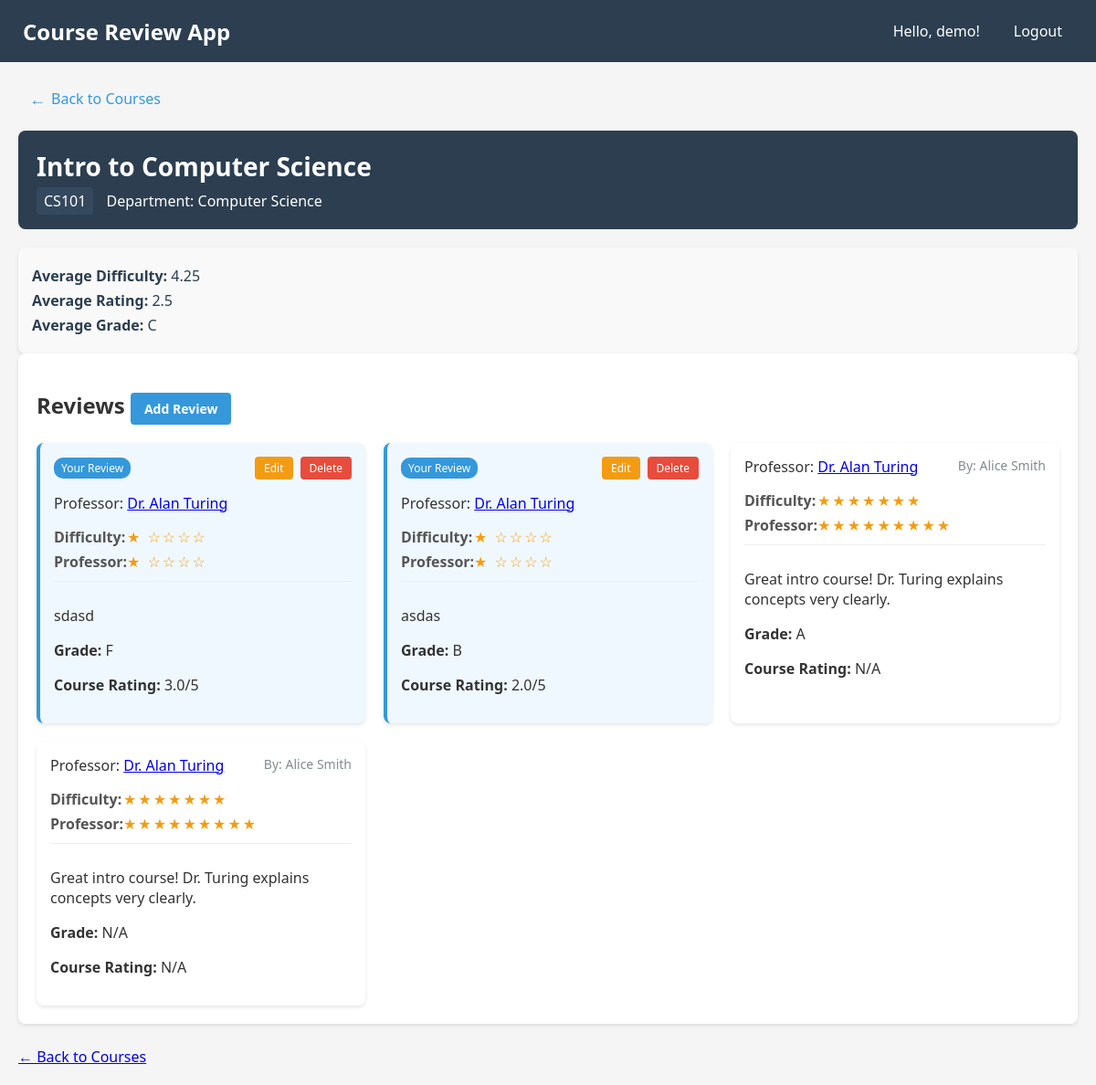
The app's page /course/CS101 (signed in), older data.
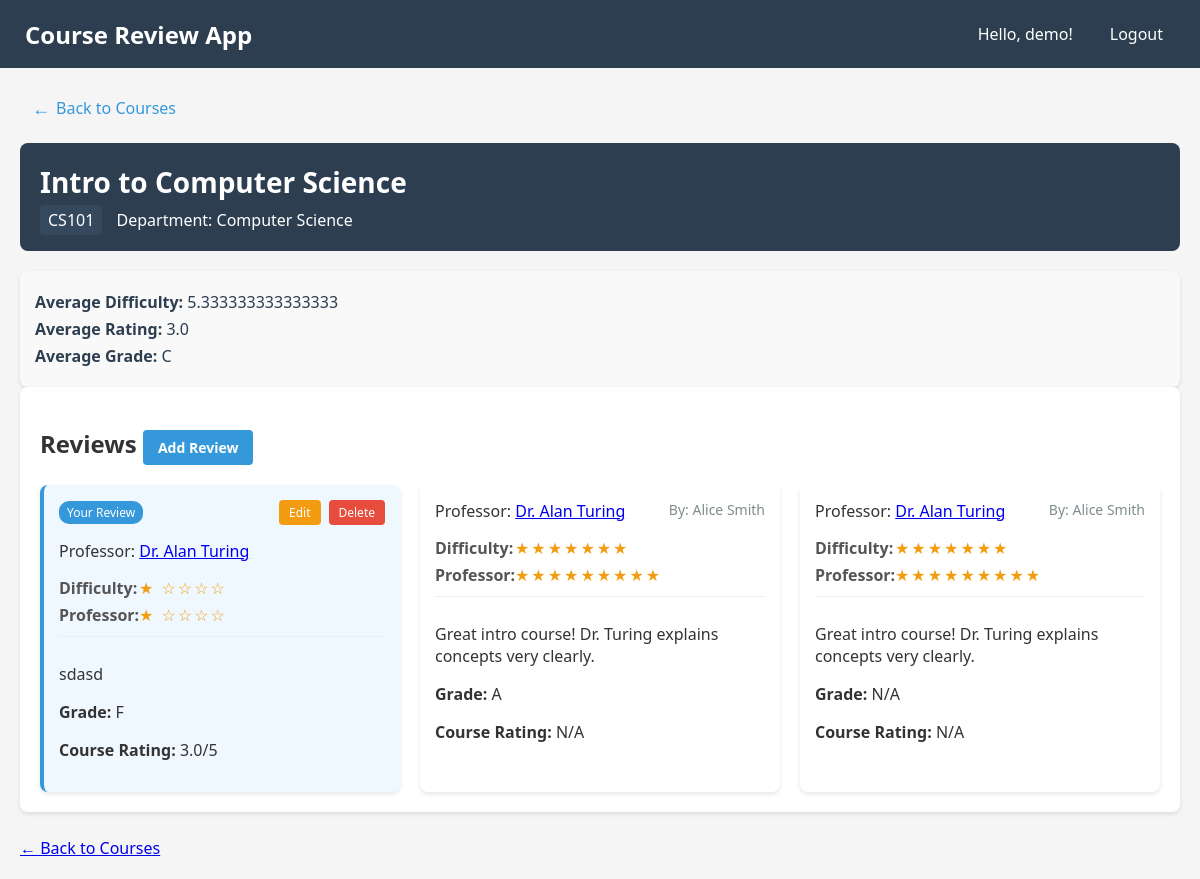
The same page, newer data.
### tables this page shows
CREATE TABLE courses (
    course_code TEXT PRIMARY KEY,
    course_name TEXT NOT NULL, 
    department_id TEXT NOT NULL,
    FOREIGN KEY (department_id) REFERENCES departments(department_id)
);

CREATE TABLE departments (
    department_id INTEGER PRIMARY KEY AUTOINCREMENT,
    department_name TEXT UNIQUE
);

CREATE TABLE reviews (
    review_id INTEGER PRIMARY KEY AUTOINCREMENT,
    student_id INTEGER NOT NULL,
    professor_id INTEGER,
    course_code TEXT NOT NULL,
    difficulty_rating REAL CHECK (difficulty_rating BETWEEN 0 AND 10),    
    professor_rating INTEGER,
    comments TEXT,
    created_at TIMESTAMP DEFAULT CURRENT_TIMESTAMP,
    score REAL CHECK (score BETWEEN 0 AND 100),
    course_rating REAL CHECK (course_rating BETWEEN 0 AND 5),
    FOREIGN KEY (student_id) REFERENCES students(student_id),
    FOREIGN KEY (course_code) REFERENCES courses(course_code),
    FOREIGN KEY (professor_id) REFERENCES professors(professor_id)
);

CREATE TABLE professors (
    professor_id INTEGER PRIMARY KEY AUTOINCREMENT,
    name TEXT NOT NULL
);

CREATE TABLE students (
    student_id INTEGER PRIMARY KEY,
    user_id INTEGER,
    name TEXT NOT NULL,
    academic_details TEXT,
    FOREIGN KEY (user_id) REFERENCES users(user_id)
);

### main.py (the view)
@app.route('/course/<course_code>')
@login_required
def course_detail(course_code):
    with get_db_connection() as conn:
        course = conn.execute('SELECT * FROM courses WHERE course_code = ?', (course_code,)).fetchone()
        if not course:
            abort(404)
        department = conn.execute('SELECT department_name FROM departments WHERE department_id = ?',
                                 (course['department_id'],)).fetchone()
        department_name = department['department_name'] if department else "Unknown Department"
        reviews = conn.execute('''
            SELECT r.*, p.name as professor_name, s.name as student_name,
                  (r.student_id = ?) as is_own_review, r.course_rating
            FROM reviews r
            LEFT JOIN professors p ON r.professor_id = p.professor_id
            LEFT JOIN students s ON r.student_id = s.student_id
            WHERE r.course_code = ?
            ORDER BY is_own_review DESC, r.review_id DESC
        ''', (session['user_id'], course_code)).fetchall()
        averages = conn.execute('''
            SELECT
                AVG(difficulty_rating) as avg_difficulty,
                AVG(course_rating) as avg_rating,
                AVG(score) as avg_grade
            FROM reviews
            WHERE course_code = ?
        ''', (course_code,)).fetchone()
    return render_template('course_detail.html',
                          course=course,
                          reviews=reviews,
                          department_name=department_name,
                          averages=averages)

### main.py (called while the page is built)
def login_required(view):
    @wraps(view)
    def wrapped_view(**kwargs):
        if 'user_id' not in session:
            return redirect(url_for('login'))
        return view(**kwargs)
    return wrapped_view

def get_db_connection():
    conn = sqlite3.connect('database.db')
    conn.row_factory = sqlite3.Row
    return conn

### src/templates/course_detail.html (shortened to what this page needs)
{% extends 'base.html' %}
{% block content %}
<div class="navigation">
    <a href="{{ url_for('courses') }}" class="back-btn"><i class="back-arrow">←</i> Back to Courses</a>
</div>
<div class="course-header">
    <h1>{{ course['course_name'] }}</h1>
    <div class="course-meta">
        <span class="course-code">{{ course['course_code'] }}</span>
        <span class="department">Department: <a href="{{ url_for('department_detail', department_id=course['department_id']) }}" class="department-link">{{ department_name }}</a></span>
    </div>
</div>
<div class="course-averages">
    <p><strong>Average Difficulty:</strong> {{ averages['avg_difficulty']|default('N/A') }}</p>
    <p><strong>Average Rating:</strong> {{ averages['avg_rating']|default('N/A') }}</p>
    <p><strong>Average Grade:</strong> {% if averages['avg_grade'] is not none %}{% if averages['avg_grade'] >= 90 %}A{% elif averages['avg_grade'] >= 80 %}B{% elif averages['avg_grade'] >= 70 %}C{% elif averages['avg_grade'] >= 60 %}D{% else %}F{% endif %}{% else %}N/A{% endif %}</p>
</div>
<div class="course-details">
    <h2>Reviews <a href="{{ url_for('add_review', course_code=course['course_code']) }}" class="add-review-btn">Add Review</a></h2>
    {% if reviews %}
    <div class="reviews-list">
        {% for review in reviews %}
        <div class="review-card {% if review['is_own_review'] %}own-review{% endif %}">
            {% if review['is_own_review'] %}
            <div class="review-header">
                <div class="own-review-badge">Your Review</div>
                <div class="review-actions">
                    <a href="{{ url_for('edit_review', review_id=review['review_id']) }}" class="edit-btn">Edit</a>
                    <a href="{{ url_for('delete_review', review_id=review['review_id']) }}" class="delete-btn" onclick="return confirm('Are you sure you want to delete this review?');">Delete</a>
                </div>
            </div>
            {% endif %}
            <div class="review-meta">
                <span class="professor-name">Professor: <a href="{{ url_for('professor_detail', professor_id=review['professor_id']) }}">{{ review['professor_name'] or 'Unknown' }}</a></span>
                {% if not review['is_own_review'] %}
                <span class="student-name">By: {{ review['student_name'] }}</span>
                {% endif %}
            </div>
            <div class="review-ratings">
                <div class="rating"><span>Difficulty:</span>
                    <div class="stars">
                        {% for i in range(review['difficulty_rating']|int) %}★{% endfor %}
                        {% for i in range(5 - review['difficulty_rating']|int) %}☆{% endfor %}
                    </div>
                </div>
                <div class="rating"><span>Professor:</span>
                    <div class="stars">
                        {% for i in range(review['professor_rating']|int) %}★{% endfor %}
                        {% for i in range(5 - review['professor_rating']|int) %}☆{% endfor %}
                    </div>
                </div>
            </div>
            <div class="review-comments">
                <p>{{ review['comments'] }}</p>
                <p><strong>Grade:</strong> {% if review['score'] is not none %}{% if review['score'] >= 90 %}A{% elif review['score'] >= 80 %}B{% elif review['score'] >= 70 %}C{% elif review['score'] >= 60 %}D{% else %}F{% endif %}{% else %}N/A{% endif %}</p>
                <p><strong>Course Rating:</strong> {% if review['course_rating'] is not none %}{{ review['course_rating'] }}/5{% else %}N/A{% endif %}</p>
            </div>
        </div>
        {% endfor %}
    </div>
    {% else %}
    <p class="no-reviews">No Reviews Yet</p>
    {% endif %}
</div>
<div class="back-button-container">
    <a href="{{ url_for('courses') }}" class="back-button">← Back to Courses</a>
</div>
{% endblock %}

### src/templates/base.html (shortened to what this page needs)
<!DOCTYPE html>
<html lang="en">
<head>
    <link rel="stylesheet" href="{{ url_for('static', filename='style.css') }}">
</head>
<body>
    <nav class="navbar">
        <div class="navbar-brand">
            <a href="{{ url_for('index') }}">Course Review App</a>
        </div>
        <div class="navbar-menu">
            {% if 'user_id' in session %}
            <div class="navbar-user">
                <span>Hello, {{ session['username'] }}!</span>
                <a href="{{ url_for('logout') }}" class="logout-btn">Logout</a>
            </div>
            {% else %}
            <div class="navbar-auth">
                <a href="{{ url_for('login') }}">Login</a>
                <a href="{{ url_for('register') }}">Register</a>
            </div>
            {% endif %}
        </div>
    </nav>
    <div id="main">
        {% block content %}{% endblock %}
    </div>
</body>
</html>

### src/style.css (style rules this page uses)
body { background-color: white; color: black; font-family: sans-serif; margin: 0; }
nav { background-color: #333; color: white; padding: 10px 20px; display: flex; justify-content: space-between; align-items: center; }
nav a { color: white; text-decoration: none; }

### src/templates/course_detail.html (style rules this page uses)
.navigation { margin-bottom: 15px; }
.back-btn { display: inline-flex; align-items: center; color: #3498db; text-decoration: none; font-weight: 500; padding: 8px 12px; border-radius: 4px; transition: all 0.2s ease; }
.back-arrow { margin-right: 6px; font-size: 18px; }
.course-header { background-color: #2c3e50; color: white; padding: 20px; border-radius: 8px; margin-bottom: 20px; }
.course-header h1 { margin: 0; font-size: 28px; }
.course-meta { margin-top: 8px; font-size: 16px; }
.course-code { background-color: #34495e; padding: 4px 8px; border-radius: 4px; margin-right: 10px; }
.course-averages { margin-top: 15px; padding: 15px; background-color: #f9f9f9; border-radius: 8px; box-shadow: 0 2px 4px rgba(0, 0, 0, 0.1); }
.course-averages p { margin: 5px 0; font-size: 16px; color: #2c3e50; }
.course-details { background-color: white; border-radius: 8px; padding: 20px; margin-bottom: 25px; box-shadow: 0 2px 4px rgba(0,0,0,0.1); }
.add-review-btn { display: inline-block; background-color: #3498db; color: white; padding: 8px 15px; border-radius: 4px; text-decoration: none; font-size: 14px; transition: background-color 0.3s; }
.reviews-list { display: grid; grid-template-columns: repeat(auto-fill, minmax(300px, 1fr)); gap: 20px; }
.review-card { background-color: white; border-radius: 8px; padding: 15px; box-shadow: 0 2px 4px rgba(0,0,0,0.1); position: relative; }
.review-card.own-review { background-color: #f0f8ff; border-left: 4px solid #3498db; }
.review-header { display: flex; justify-content: space-between; align-items: center; margin-bottom: 15px; }
.own-review-badge { background-color: #3498db; color: white; font-size: 12px; padding: 3px 8px; border-radius: 10px; }
.review-actions { display: flex; gap: 8px; }
.edit-btn { background-color: #f39c12; color: white; padding: 4px 10px; border-radius: 4px; font-size: 12px; text-decoration: none; transition: background-color 0.3s; }
.delete-btn { background-color: #e74c3c; color: white; padding: 4px 10px; border-radius: 4px; font-size: 12px; text-decoration: none; transition: background-color 0.3s; }
.review-meta { display: flex; justify-content: space-between; margin-bottom: 15px; flex-wrap: wrap; }
.student-name { font-size: 14px; color: #7f8c8d; }
.review-ratings { margin-bottom: 10px; }
.rating { display: flex; align-items: center; margin-bottom: 5px; }
.rating span { width: 80px; font-weight: bold; color: #555; }
.stars { color: #f39c12; letter-spacing: 2px; }
.review-comments { padding-top: 10px; border-top: 1px solid #eee; }
.department-link { color: white; text-decoration: none; }

### src/templates/base.html (style rules this page uses)
body { margin: 0; padding: 0; font-family: 'Segoe UI', Tahoma, Geneva, Verdana, sans-serif; background-color: #f5f5f5; color: #333; }
.navbar { display: flex; justify-content: space-between; align-items: center; background-color: #2c3e50; padding: 15px 25px; color: white; }
.navbar a { color: white; text-decoration: none; }
.navbar-brand a { font-size: 1.5rem; font-weight: bold; }
.navbar-menu { display: flex; align-items: center; }
.navbar-auth a, .logout-btn { margin-left: 15px; padding: 8px 12px; border-radius: 4px; transition: background-color 0.2s; }
.navbar-user { display: flex; align-items: center; }
.navbar-user span { margin-right: 10px; }
#main { max-width: 1200px; margin: 0 auto; padding: 20px; }

Row changes from the older to the newer data that the page shows:
removed reviews: name "Dr. Alan Turing", difficulty_rating 1 (drawn), professor_rating 1 (drawn), comments "asdas", score "B", course_rating "2.0"
Text that changed along with them:
{{ averages['avg_difficulty']|default('N/A') }}: "4.25" → "5.333333333333333"
{{ averages['avg_rating']|default('N/A') }}: "2.5" → "3.0"
